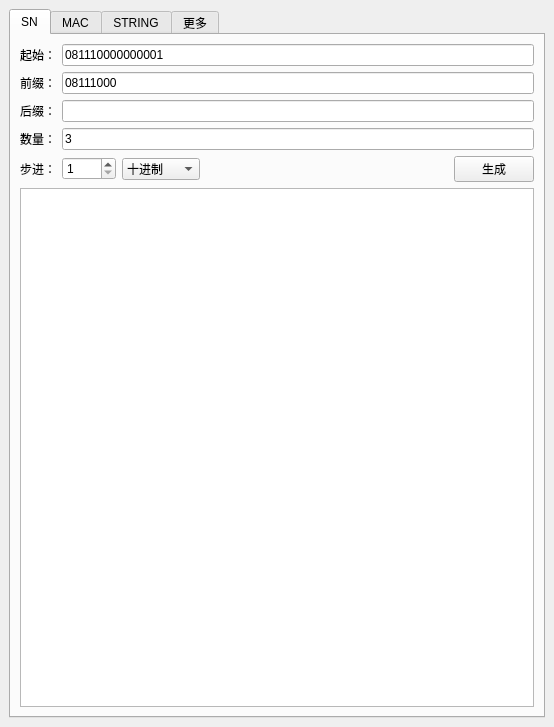
<?xml version="1.0" encoding="UTF-8"?>
<ui version="4.0">
 <class>MainWindow</class>
 <widget class="QMainWindow" name="MainWindow">
  <property name="geometry">
   <rect>
    <x>0</x>
    <y>0</y>
    <width>554</width>
    <height>727</height>
   </rect>
  </property>
  <property name="windowTitle">
   <string>MainWindow</string>
  </property>
  <widget class="QWidget" name="centralwidget">
   <layout class="QGridLayout" name="gridLayout_4">
    <item row="0" column="0">
     <widget class="QTabWidget" name="tabWidget">
      <property name="currentIndex">
       <number>0</number>
      </property>
      <widget class="QWidget" name="SN">
       <attribute name="title">
        <string>SN</string>
       </attribute>
       <layout class="QGridLayout" name="gridLayout_5">
        <item row="0" column="0">
         <layout class="QGridLayout" name="gridLayout">
          <item row="0" column="0">
           <layout class="QVBoxLayout" name="verticalLayout">
            <item>
             <layout class="QHBoxLayout" name="horizontalLayout_3">
              <item>
               <widget class="QLabel" name="label_3">
                <property name="text">
                 <string>起始：</string>
                </property>
               </widget>
              </item>
              <item>
               <widget class="QLineEdit" name="sn_start">
                <property name="text">
                 <string>081110000000001</string>
                </property>
               </widget>
              </item>
             </layout>
            </item>
            <item>
             <layout class="QHBoxLayout" name="horizontalLayout">
              <item>
               <widget class="QLabel" name="label">
                <property name="layoutDirection">
                 <enum>Qt::LeftToRight</enum>
                </property>
                <property name="text">
                 <string>前缀：</string>
                </property>
               </widget>
              </item>
              <item>
               <widget class="QLineEdit" name="sn_prefix">
                <property name="text">
                 <string>08111000</string>
                </property>
               </widget>
              </item>
             </layout>
            </item>
            <item>
             <layout class="QHBoxLayout" name="horizontalLayout_2">
              <item>
               <widget class="QLabel" name="label_2">
                <property name="text">
                 <string>后缀：</string>
                </property>
               </widget>
              </item>
              <item>
               <widget class="QLineEdit" name="sn_suffix"/>
              </item>
             </layout>
            </item>
            <item>
             <layout class="QHBoxLayout" name="horizontalLayout_13">
              <item>
               <widget class="QLabel" name="label_13">
                <property name="text">
                 <string>数量：</string>
                </property>
               </widget>
              </item>
              <item>
               <widget class="QLineEdit" name="sn_quantity">
                <property name="text">
                 <string>3</string>
                </property>
               </widget>
              </item>
             </layout>
            </item>
            <item>
             <layout class="QHBoxLayout" name="horizontalLayout_4">
              <item>
               <widget class="QLabel" name="label_5">
                <property name="text">
                 <string>步进：</string>
                </property>
               </widget>
              </item>
              <item>
               <widget class="QSpinBox" name="sn_step">
                <property name="minimum">
                 <number>1</number>
                </property>
                <property name="maximum">
                 <number>9999</number>
                </property>
               </widget>
              </item>
              <item>
               <widget class="QComboBox" name="sn_base">
                <item>
                 <property name="text">
                  <string>十进制</string>
                 </property>
                </item>
                <item>
                 <property name="text">
                  <string>十六进制</string>
                 </property>
                </item>
               </widget>
              </item>
              <item>
               <spacer name="horizontalSpacer">
                <property name="orientation">
                 <enum>Qt::Horizontal</enum>
                </property>
                <property name="sizeHint" stdset="0">
                 <size>
                  <width>40</width>
                  <height>20</height>
                 </size>
                </property>
               </spacer>
              </item>
              <item>
               <widget class="QPushButton" name="sn_create">
                <property name="text">
                 <string>生成</string>
                </property>
               </widget>
              </item>
             </layout>
            </item>
            <item>
             <widget class="QTextBrowser" name="sn_result"/>
            </item>
           </layout>
          </item>
         </layout>
        </item>
       </layout>
      </widget>
      <widget class="QWidget" name="MAC">
       <attribute name="title">
        <string>MAC</string>
       </attribute>
       <layout class="QGridLayout" name="gridLayout_6">
        <item row="0" column="0">
         <layout class="QGridLayout" name="gridLayout_3">
          <item row="0" column="0">
           <layout class="QVBoxLayout" name="verticalLayout_3">
            <item>
             <layout class="QHBoxLayout" name="horizontalLayout_9">
              <item>
               <widget class="QLabel" name="label_4">
                <property name="text">
                 <string>起始：</string>
                </property>
               </widget>
              </item>
              <item>
               <widget class="QLineEdit" name="mac_start">
                <property name="text">
                 <string>34:AC:11:F8:78:01</string>
                </property>
               </widget>
              </item>
             </layout>
            </item>
            <item>
             <layout class="QHBoxLayout" name="horizontalLayout_10">
              <item>
               <widget class="QLabel" name="label_6">
                <property name="layoutDirection">
                 <enum>Qt::LeftToRight</enum>
                </property>
                <property name="text">
                 <string>分隔符：</string>
                </property>
               </widget>
              </item>
              <item>
               <widget class="QLineEdit" name="mac_separator">
                <property name="text">
                 <string>:</string>
                </property>
               </widget>
              </item>
             </layout>
            </item>
            <item>
             <layout class="QHBoxLayout" name="horizontalLayout_11">
              <item>
               <widget class="QLabel" name="label_7">
                <property name="text">
                 <string>数量：</string>
                </property>
               </widget>
              </item>
              <item>
               <widget class="QLineEdit" name="mac_quantity">
                <property name="text">
                 <string>3</string>
                </property>
               </widget>
              </item>
             </layout>
            </item>
            <item>
             <layout class="QHBoxLayout" name="horizontalLayout_12">
              <item>
               <widget class="QLabel" name="label_8">
                <property name="text">
                 <string>步进：</string>
                </property>
               </widget>
              </item>
              <item>
               <widget class="QSpinBox" name="mac_step">
                <property name="minimum">
                 <number>1</number>
                </property>
                <property name="maximum">
                 <number>9999</number>
                </property>
                <property name="value">
                 <number>8</number>
                </property>
               </widget>
              </item>
              <item>
               <spacer name="horizontalSpacer_2">
                <property name="orientation">
                 <enum>Qt::Horizontal</enum>
                </property>
                <property name="sizeHint" stdset="0">
                 <size>
                  <width>40</width>
                  <height>20</height>
                 </size>
                </property>
               </spacer>
              </item>
              <item>
               <widget class="QPushButton" name="mac_create">
                <property name="text">
                 <string>生成</string>
                </property>
               </widget>
              </item>
             </layout>
            </item>
            <item>
             <widget class="QTextBrowser" name="mac_result"/>
            </item>
           </layout>
          </item>
         </layout>
        </item>
       </layout>
      </widget>
      <widget class="QWidget" name="STRING">
       <attribute name="title">
        <string>STRING</string>
       </attribute>
       <layout class="QGridLayout" name="gridLayout_7">
        <item row="0" column="0">
         <layout class="QGridLayout" name="gridLayout_2">
          <item row="0" column="0">
           <layout class="QVBoxLayout" name="verticalLayout_2">
            <item>
             <layout class="QHBoxLayout" name="horizontalLayout_6">
              <item>
               <widget class="QLabel" name="label_10">
                <property name="layoutDirection">
                 <enum>Qt::LeftToRight</enum>
                </property>
                <property name="text">
                 <string>前缀：</string>
                </property>
               </widget>
              </item>
              <item>
               <widget class="QLineEdit" name="str_prefix">
                <property name="text">
                 <string>CMCC-</string>
                </property>
               </widget>
              </item>
             </layout>
            </item>
            <item>
             <layout class="QHBoxLayout" name="horizontalLayout_7">
              <item>
               <widget class="QLabel" name="label_11">
                <property name="text">
                 <string>后缀：</string>
                </property>
               </widget>
              </item>
              <item>
               <widget class="QLineEdit" name="str_suffix">
                <property name="text">
                 <string>-5G</string>
                </property>
               </widget>
              </item>
             </layout>
            </item>
            <item>
             <layout class="QHBoxLayout" name="horizontalLayout_15">
              <item>
               <widget class="QLabel" name="label_15">
                <property name="text">
                 <string>特殊字符：</string>
                </property>
               </widget>
              </item>
              <item>
               <widget class="QLineEdit" name="str_special">
                <property name="text">
                 <string>@!%$#&amp;</string>
                </property>
               </widget>
              </item>
             </layout>
            </item>
            <item>
             <layout class="QHBoxLayout" name="horizontalLayout_16">
              <item>
               <widget class="QLabel" name="label_16">
                <property name="text">
                 <string>排除字符：</string>
                </property>
               </widget>
              </item>
              <item>
               <widget class="QLineEdit" name="str_exclude">
                <property name="text">
                 <string>Il1oO0b6B8g9</string>
                </property>
               </widget>
              </item>
             </layout>
            </item>
            <item>
             <layout class="QHBoxLayout" name="horizontalLayout_14">
              <item>
               <widget class="QLabel" name="label_14">
                <property name="text">
                 <string>数量：</string>
                </property>
               </widget>
              </item>
              <item>
               <widget class="QLineEdit" name="str_quantity">
                <property name="text">
                 <string>10</string>
                </property>
               </widget>
              </item>
              <item>
               <widget class="QLabel" name="label_9">
                <property name="text">
                 <string>长度：</string>
                </property>
               </widget>
              </item>
              <item>
               <widget class="QLineEdit" name="str_length">
                <property name="text">
                 <string>4</string>
                </property>
               </widget>
              </item>
              <item>
               <widget class="QComboBox" name="str_type">
                <item>
                 <property name="text">
                  <string>纯数字</string>
                 </property>
                </item>
                <item>
                 <property name="text">
                  <string>小写字母</string>
                 </property>
                </item>
                <item>
                 <property name="text">
                  <string>大写字母</string>
                 </property>
                </item>
                <item>
                 <property name="text">
                  <string>大小写字母</string>
                 </property>
                </item>
                <item>
                 <property name="text">
                  <string>纯字符</string>
                 </property>
                </item>
                <item>
                 <property name="text">
                  <string>数字+小写字母</string>
                 </property>
                </item>
                <item>
                 <property name="text">
                  <string>数字+大写字母</string>
                 </property>
                </item>
                <item>
                 <property name="text">
                  <string>数字+大小写字母</string>
                 </property>
                </item>
                <item>
                 <property name="text">
                  <string>数字+字符</string>
                 </property>
                </item>
                <item>
                 <property name="text">
                  <string>字符+小写字母</string>
                 </property>
                </item>
                <item>
                 <property name="text">
                  <string>字符+大写字母</string>
                 </property>
                </item>
                <item>
                 <property name="text">
                  <string>字符+大小写字母</string>
                 </property>
                </item>
                <item>
                 <property name="text">
                  <string>数字+小写字母+字符</string>
                 </property>
                </item>
                <item>
                 <property name="text">
                  <string>数字+大写字母+字符</string>
                 </property>
                </item>
                <item>
                 <property name="text">
                  <string>数字+大小写字母+字符</string>
                 </property>
                </item>
               </widget>
              </item>
              <item>
               <spacer name="horizontalSpacer_3">
                <property name="orientation">
                 <enum>Qt::Horizontal</enum>
                </property>
                <property name="sizeHint" stdset="0">
                 <size>
                  <width>40</width>
                  <height>20</height>
                 </size>
                </property>
               </spacer>
              </item>
              <item>
               <widget class="QPushButton" name="str_create">
                <property name="text">
                 <string>生成</string>
                </property>
               </widget>
              </item>
             </layout>
            </item>
            <item>
             <widget class="QTextBrowser" name="str_result"/>
            </item>
           </layout>
          </item>
         </layout>
        </item>
       </layout>
      </widget>
      <widget class="QWidget" name="tab">
       <attribute name="title">
        <string>更多</string>
       </attribute>
       <layout class="QGridLayout" name="gridLayout_8">
        <item row="0" column="0">
         <widget class="QLabel" name="label_17">
          <property name="text">
           <string>敬请期待！！！</string>
          </property>
         </widget>
        </item>
        <item row="1" column="0">
         <spacer name="verticalSpacer">
          <property name="orientation">
           <enum>Qt::Vertical</enum>
          </property>
          <property name="sizeHint" stdset="0">
           <size>
            <width>20</width>
            <height>40</height>
           </size>
          </property>
         </spacer>
        </item>
       </layout>
      </widget>
     </widget>
    </item>
   </layout>
  </widget>
 </widget>
 <resources/>
 <connections/>
</ui>
